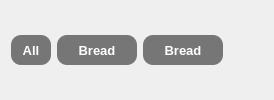
              <widget class="QWidget" name="widget_42" native="true">
               <layout class="QGridLayout" name="gridLayout_10">
                <item row="0" column="2">
                 <widget class="QPushButton" name="pushButton_9">
                  <property name="minimumSize">
                   <size>
                    <width>80</width>
                    <height>30</height>
                   </size>
                  </property>
                  <property name="maximumSize">
                   <size>
                    <width>80</width>
                    <height>30</height>
                   </size>
                  </property>
                  <property name="font">
                   <font>
                    <pointsize>10</pointsize>
                    <weight>75</weight>
                    <bold>true</bold>
                   </font>
                  </property>
                  <property name="styleSheet">
                   <string notr="true">background-color: rgb(118, 118, 118);
color: rgb(255, 255, 255);
border-radius: 10px;</string>
                  </property>
                  <property name="text">
                   <string>Bread</string>
                  </property>
                 </widget>
                </item>
                <item row="0" column="1">
                 <widget class="QPushButton" name="pushButton_11">
                  <property name="minimumSize">
                   <size>
                    <width>80</width>
                    <height>30</height>
                   </size>
                  </property>
                  <property name="maximumSize">
                   <size>
                    <width>80</width>
                    <height>30</height>
                   </size>
                  </property>
                  <property name="font">
                   <font>
                    <pointsize>10</pointsize>
                    <weight>75</weight>
                    <bold>true</bold>
                   </font>
                  </property>
                  <property name="styleSheet">
                   <string notr="true">background-color: rgb(118, 118, 118);
color: rgb(255, 255, 255);
border-radius: 10px;</string>
                  </property>
                  <property name="text">
                   <string>Bread</string>
                  </property>
                 </widget>
                </item>
                <item row="0" column="0">
                 <widget class="QPushButton" name="pushButton_10">
                  <property name="minimumSize">
                   <size>
                    <width>40</width>
                    <height>30</height>
                   </size>
                  </property>
                  <property name="maximumSize">
                   <size>
                    <width>30</width>
                    <height>30</height>
                   </size>
                  </property>
                  <property name="font">
                   <font>
                    <pointsize>10</pointsize>
                    <weight>75</weight>
                    <bold>true</bold>
                   </font>
                  </property>
                  <property name="styleSheet">
                   <string notr="true">background-color: rgb(118, 118, 118);
color: rgb(255, 255, 255);
border-radius: 10px;</string>
                  </property>
                  <property name="text">
                   <string>All</string>
                  </property>
                 </widget>
                </item>
                <item row="0" column="3">
                 <spacer name="horizontalSpacer_10">
                  <property name="orientation">
                   <enum>Qt::Horizontal</enum>
                  </property>
                  <property name="sizeHint" stdset="0">
                   <size>
                    <width>40</width>
                    <height>20</height>
                   </size>
                  </property>
                 </spacer>
                </item>
               </layout>
              </widget>
